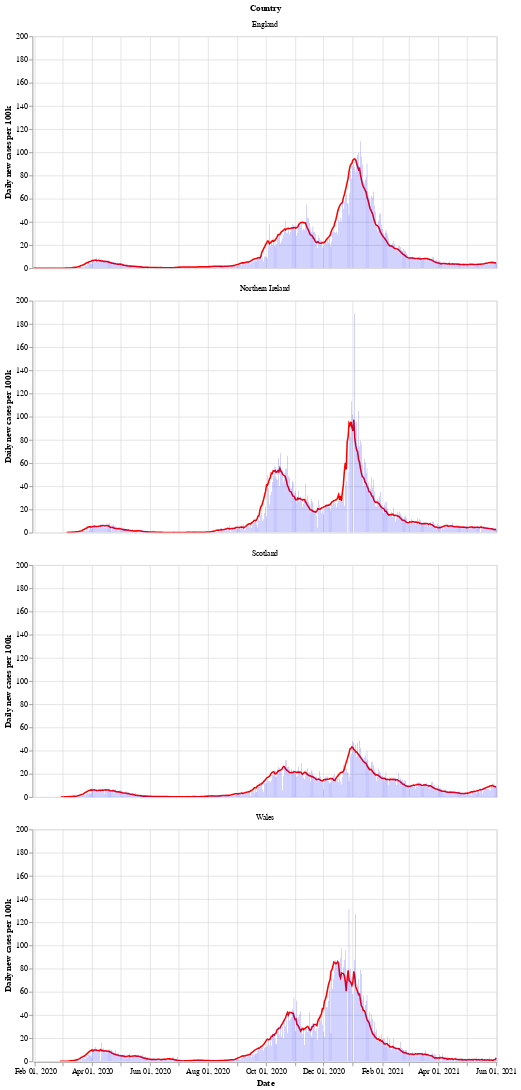

Source (notebook cell):
### Markdown cell above
Next is a bar chart of the number of new cases in each country (per 100k population), with the 7 day moving average of cases. Again we see that Wales saw a longer period of raising and falling cases compared to the other countries.

After a period of cases falling, each nation is now seeing a rise in the number of cases - especially in Wales.

### Code cell
# collapse
bars = alt.Chart(uk_cases).mark_bar().encode(
    x=alt.X("yearmonthdate(date):T", axis=alt.Axis(title='Date')),
    y=alt.Y("newCasesRate:Q", axis=alt.Axis(title='Daily new cases per 100k')),
    tooltip='newCasesRate',
    color=alt.condition(
        alt.datum.dailyChange > 0,
        alt.value("orange"),  # The positive color
        alt.value("blue")  # The negative color
    )
).properties(title='New cases per 100k population with rolling 7 day average', width=600).interactive()
line = alt.Chart(uk_cases).mark_line(
    color='red',
    size=2,
).transform_window(
    rolling_mean='mean(newCasesRate)',
    frame=[0, 7],
    groupby=['areaName']
).encode(
    x='yearmonthdate(date):T',
    y='rolling_mean:Q'
)
alt.layer(line, bars, data=uk_cases).facet(alt.Row('areaName', title='Country'), columns=1)

### Figure 1 — Vega-Lite specification as saved in the notebook (floating-point values rounded to 4 significant figures; data arrays with more than 128 entries replaced by an {"elided": "..."} marker saying what was removed)
{"config": {"view": {"continuousWidth": 400, "continuousHeight": 300}}, "data": {"name": "data-dca110974791b291d64fa0f4d9b093e1"}, "facet": {"type": "nominal", "field": "areaName", "title": "Country"}, "spec": {"layer": [{"mark": {"type": "line", "color": "red", "size": 2}, "encoding": {"x": {"type": "temporal", "field": "date", "timeUnit": "yearmonthdate"}, "y": {"type": "quantitative", "field": "rolling_mean"}}, "transform": [{"window": [{"op": "mean", "field": "newCasesRate", "as": "rolling_mean"}], "frame": [0, 7], "groupby": ["areaName"]}]}, {"mark": "bar", "encoding": {"color": {"condition": {"value": "orange", "test": "(datum.dailyChange > 0)"}, "value": "blue"}, "tooltip": {"type": "quantitative", "field": "newCasesRate"}, "x": {"type": "temporal", "axis": {"title": "Date"}, "field": "date", "timeUnit": "yearmonthdate"}, "y": {"type": "quantitative", "axis": {"title": "Daily new cases per 100k"}, "field": "newCasesRate"}}, "selection": {"selector002": {"type": "interval", "bind": "scales", "encodings": ["x", "y"]}}, "title": "New cases per 100k population with rolling 7 day average", "width": 600}]}, "columns": 1, "$schema": "https://vega.github.io/schema/vega-lite/v4.8.1.json", "datasets": {"data-dca110974791b291d64fa0f4d9b093e1": {"elided": "1864 records"}}}
